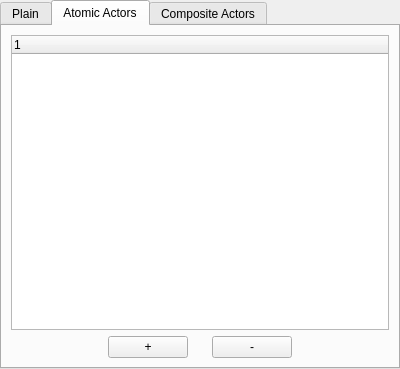
<?xml version="1.0" encoding="UTF-8"?>
<ui version="4.0">
 <class>OrganizationModelWidget</class>
 <widget class="QTabWidget" name="OrganizationModelWidget">
  <property name="geometry">
   <rect>
    <x>0</x>
    <y>0</y>
    <width>400</width>
    <height>369</height>
   </rect>
  </property>
  <property name="windowTitle">
   <string>TabWidget</string>
  </property>
  <property name="currentIndex">
   <number>1</number>
  </property>
  <widget class="QWidget" name="tab_Plain">
   <attribute name="title">
    <string>Plain</string>
   </attribute>
   <layout class="QVBoxLayout" name="verticalLayout">
    <item>
     <widget class="QTreeWidget" name="treeWidget_Plain">
      <column>
       <property name="text">
        <string notr="true">1</string>
       </property>
      </column>
     </widget>
    </item>
   </layout>
  </widget>
  <widget class="QWidget" name="tab_AtomicActors">
   <attribute name="title">
    <string>Atomic Actors</string>
   </attribute>
   <layout class="QVBoxLayout" name="verticalLayout_4">
    <item>
     <layout class="QVBoxLayout" name="verticalLayout_2">
      <item>
       <widget class="QTreeWidget" name="treeWidget_AtomicActors">
        <column>
         <property name="text">
          <string notr="true">1</string>
         </property>
        </column>
       </widget>
      </item>
      <item>
       <layout class="QHBoxLayout" name="horizontalLayout_3">
        <item>
         <spacer name="horizontalSpacer_3">
          <property name="orientation">
           <enum>Qt::Horizontal</enum>
          </property>
          <property name="sizeHint" stdset="0">
           <size>
            <width>78</width>
            <height>20</height>
           </size>
          </property>
         </spacer>
        </item>
        <item>
         <widget class="QPushButton" name="pushButton_AddActor">
          <property name="sizePolicy">
           <sizepolicy hsizetype="Fixed" vsizetype="Fixed">
            <horstretch>0</horstretch>
            <verstretch>0</verstretch>
           </sizepolicy>
          </property>
          <property name="text">
           <string>+</string>
          </property>
         </widget>
        </item>
        <item>
         <spacer name="horizontalSpacer_4">
          <property name="orientation">
           <enum>Qt::Horizontal</enum>
          </property>
          <property name="sizeType">
           <enum>QSizePolicy::Fixed</enum>
          </property>
          <property name="sizeHint" stdset="0">
           <size>
            <width>18</width>
            <height>20</height>
           </size>
          </property>
         </spacer>
        </item>
        <item>
         <widget class="QPushButton" name="pushButton_RemoveActor">
          <property name="sizePolicy">
           <sizepolicy hsizetype="Fixed" vsizetype="Fixed">
            <horstretch>0</horstretch>
            <verstretch>0</verstretch>
           </sizepolicy>
          </property>
          <property name="text">
           <string>-</string>
          </property>
         </widget>
        </item>
        <item>
         <spacer name="horizontalSpacer_5">
          <property name="orientation">
           <enum>Qt::Horizontal</enum>
          </property>
          <property name="sizeHint" stdset="0">
           <size>
            <width>78</width>
            <height>20</height>
           </size>
          </property>
         </spacer>
        </item>
       </layout>
      </item>
     </layout>
    </item>
   </layout>
  </widget>
  <widget class="QWidget" name="tab_CompositeActors">
   <attribute name="title">
    <string>Composite Actors</string>
   </attribute>
   <layout class="QHBoxLayout" name="horizontalLayout_2">
    <item>
     <layout class="QVBoxLayout" name="verticalLayout_3">
      <item>
       <widget class="QTreeWidget" name="treeWidget_CompositeActors">
        <column>
         <property name="text">
          <string notr="true">1</string>
         </property>
        </column>
       </widget>
      </item>
      <item>
       <layout class="QHBoxLayout" name="horizontalLayout">
        <item>
         <spacer name="horizontalSpacer">
          <property name="orientation">
           <enum>Qt::Horizontal</enum>
          </property>
          <property name="sizeHint" stdset="0">
           <size>
            <width>118</width>
            <height>20</height>
           </size>
          </property>
         </spacer>
        </item>
        <item>
         <widget class="QPushButton" name="pushButton_Refresh">
          <property name="sizePolicy">
           <sizepolicy hsizetype="Fixed" vsizetype="Fixed">
            <horstretch>0</horstretch>
            <verstretch>0</verstretch>
           </sizepolicy>
          </property>
          <property name="text">
           <string>Refresh</string>
          </property>
         </widget>
        </item>
        <item>
         <spacer name="horizontalSpacer_2">
          <property name="orientation">
           <enum>Qt::Horizontal</enum>
          </property>
          <property name="sizeHint" stdset="0">
           <size>
            <width>118</width>
            <height>20</height>
           </size>
          </property>
         </spacer>
        </item>
       </layout>
      </item>
     </layout>
    </item>
   </layout>
  </widget>
 </widget>
 <resources/>
 <connections/>
</ui>
